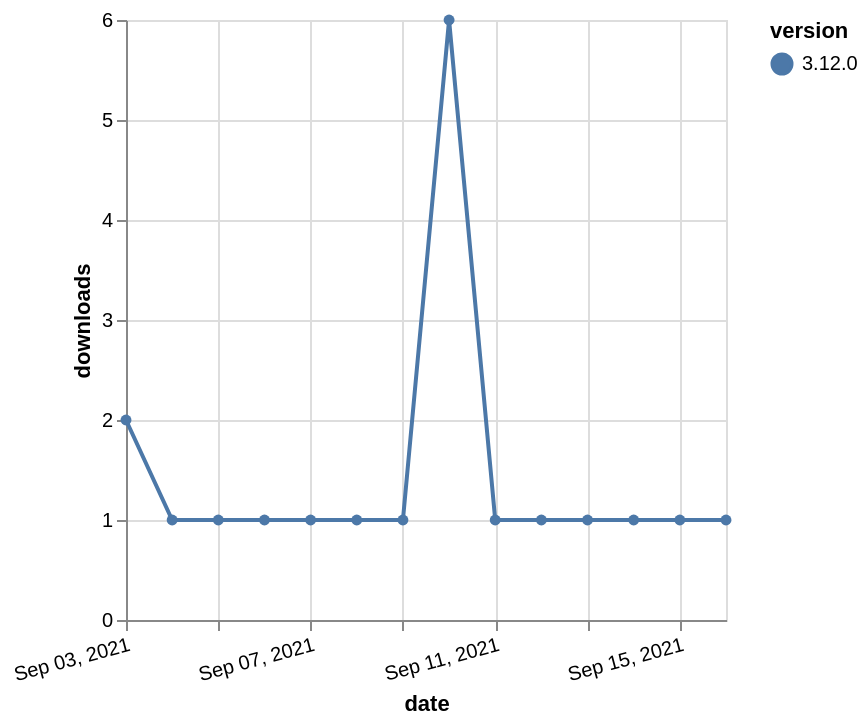

This figure's Vega-Lite source:
### Vega-Lite specification from a JSON file in a GitHub repository (floating-point values rounded to 4 significant figures)
{"$schema": "https://vega.github.io/schema/vega-lite/v5.json", "description": "A simple bar chart with embedded data.", "data": {"values": [{"date": "2021-09-03", "total": 492, "delta": 2, "version": "3.12.0"}, {"date": "2021-09-04", "total": 493, "delta": 1, "version": "3.12.0"}, {"date": "2021-09-05", "total": 494, "delta": 1, "version": "3.12.0"}, {"date": "2021-09-06", "total": 495, "delta": 1, "version": "3.12.0"}, {"date": "2021-09-07", "total": 496, "delta": 1, "version": "3.12.0"}, {"date": "2021-09-08", "total": 497, "delta": 1, "version": "3.12.0"}, {"date": "2021-09-09", "total": 498, "delta": 1, "version": "3.12.0"}, {"date": "2021-09-10", "total": 504, "delta": 6, "version": "3.12.0"}, {"date": "2021-09-11", "total": 505, "delta": 1, "version": "3.12.0"}, {"date": "2021-09-12", "total": 506, "delta": 1, "version": "3.12.0"}, {"date": "2021-09-13", "total": 507, "delta": 1, "version": "3.12.0"}, {"date": "2021-09-14", "total": 508, "delta": 1, "version": "3.12.0"}, {"date": "2021-09-15", "total": 509, "delta": 1, "version": "3.12.0"}, {"date": "2021-09-16", "total": 510, "delta": 1, "version": "3.12.0"}]}, "width": "container", "mark": {"type": "line", "point": {"filled": true}}, "encoding": {"x": {"field": "date", "type": "temporal", "timeUnit": "yearmonthdate", "title": "date", "axis": {"labelAngle": -15}}, "y": {"field": "delta", "type": "quantitative", "title": "downloads"}, "color": {"field": "version", "type": "nominal"}, "tooltip": {"field": "delta"}}}
